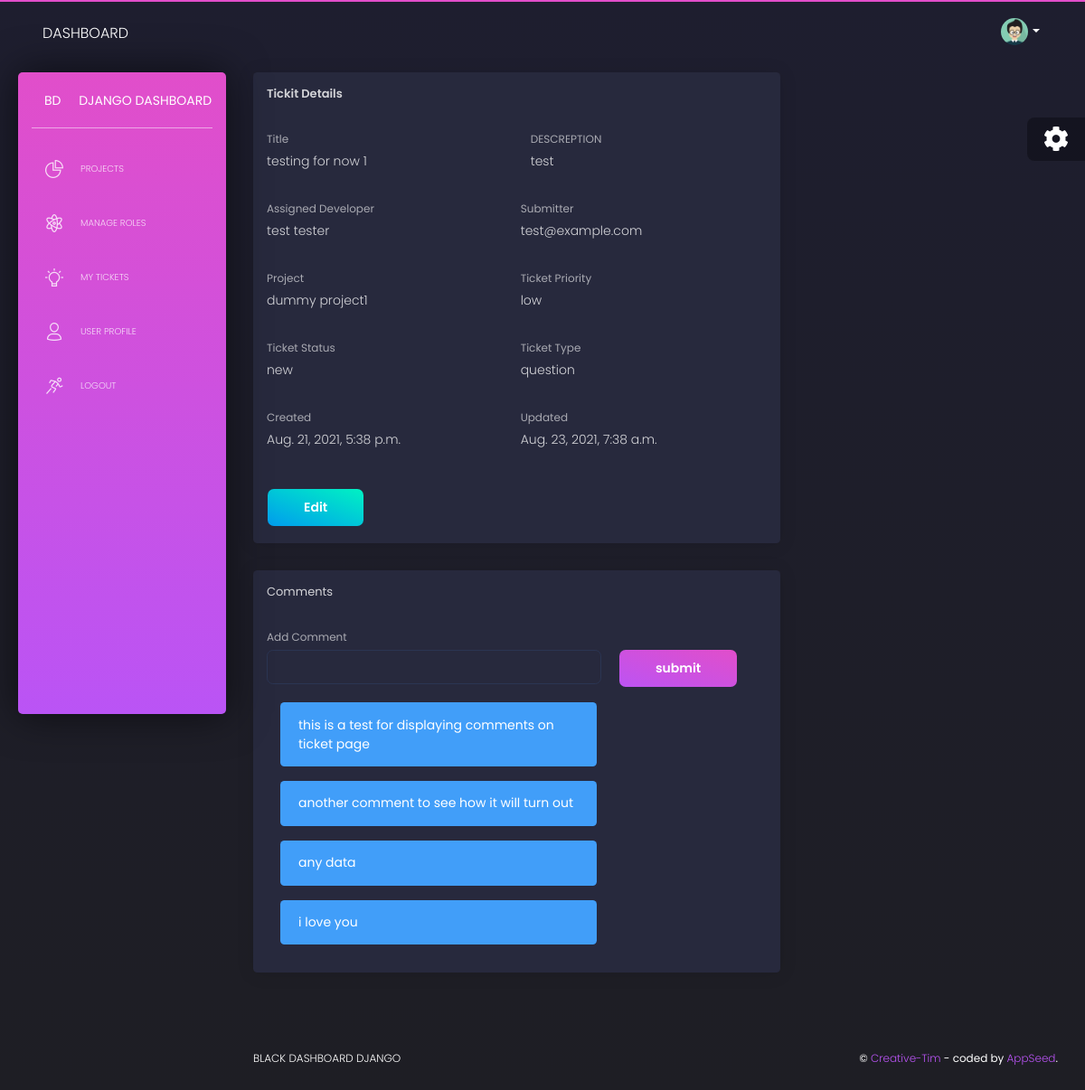
Screenshot of /dashboard/ticket/1/ (signed in) with the database file from the repository.
### operation/models.py (models this page shows, shortened)
class Ticket(models.Model):
    project = models.ForeignKey(Project, on_delete=models.CASCADE)
    owner = models.ForeignKey(to='authinticator.User', on_delete=models.SET(get_sentinel_user), default=0)
    assigned_developer = models.ForeignKey("authinticator.User", on_delete=models.SET(get_sentinel_user),
        null=True, blank=True, related_name='assigned_tickets')
    creation_time = models.DateTimeField(auto_now_add=True)
    solved = models.BooleanField(default=False)
    solution_time = models.DateTimeField(blank=True, null=True)
    body = models.TextField()
    title = models.CharField(max_length=263)
    status = models.CharField(max_length=1, choices=statuses, default="N")
    priority = models.CharField(max_length=1, choices=priorities, default="L")
    kind = models.CharField(max_length=1, choices=types, default='Q')
    last_update = models.DateTimeField(auto_now_add=True)

class Project(models.Model):
    project_manager = models.ForeignKey("authinticator.User", on_delete=models.PROTECT, related_name='manager')
    developers = models.ManyToManyField("authinticator.User")
    title = models.CharField(max_length=263)
    descreption = models.TextField()
    image = models.ImageField(upload_to='%Y/%m/%d', blank=True)
    url = models.URLField(max_length=1023)
    def __str__(self):
        return self.title

class Comment(models.Model):
    owner = models.ForeignKey(to="authinticator.User", on_delete=models.DO_NOTHING, null=False)
    project = models.ForeignKey(to=Ticket, on_delete=models.CASCADE)
    replies_to = models.ForeignKey('self', on_delete=models.CASCADE, blank=True, null=True)
    timestamp = models.DateTimeField(auto_now_add=True)
    solution_to = models.ForeignKey(to=Ticket, on_delete=models.CASCADE, related_name='solution', blank=True, null=True)
    body = models.TextField()

### authinticator/models.py (models this page shows, shortened)
class User(AbstractBaseUser, PermissionsMixin):
    email = models.EmailField(_('email address'), unique=True)
    active = models.BooleanField(default=True)
    is_admin = models.BooleanField(default=False)
    is_demo = models.BooleanField(default=False)
    timestamp = models.DateTimeField(auto_now_add=True)
    USERNAME_FIELD = 'email'
    EMAIL_FILED = 'email'
    REQUIRED_FIELDS = []
    objects = UserManager()
    @property
    def is_active(self):
        return self.active
    def __str__(self):
        return self.email

class Profile(models.Model):
    user = models.OneToOneField(User, on_delete=models.CASCADE, related_name='profile')
    first_name = models.CharField(max_length=127)
    last_name = models.CharField(max_length=127)
    role = models.CharField(max_length=1, choices=roles)
    image = models.ImageField(upload_to='profils/%Y/%m/%d ', blank=True)
    @property
    def full_name(self):
        return f"{self.first_name} {self.last_name}"

### operation/views.py (the view, shortened to what this page needs)
# urls.py: path('ticket/<int:pk>/', TicketView.as_view(), name='view_ticket'),
class TicketView(DetailView):
    model = Ticket
    template_name = 'operation/single_ticket.html'

### operation/templates/operation/single_ticket.html (shortened to what this page needs)
{% extends 'layouts/base.html' %}
{% block content %}
<div class="row">
  <div class="col-md-8">
    <div class="card">
      <div class="card-header">
        <h5 class="title">Tickit Details</h5>
      </div>
      <div class="card-body">
        <form>
          <div class="row">
            <div class="col-md-6 pr-md-1">
              <div class="form-group">
                <label>Title </label>
               <p class="">{{object.title}}</p>
              </div>
            </div>
            <div class="col-md-6 pr-md-1">
              <div class="form-group">
                <label>DESCREPTION</label>
                <br>
                <p> {{ object.body }} </p>
              </div>
            </div>
          </div>
          <div class="row">
            <div class="col-md-6 pr-md-1">
              <div class="form-group">
                <label>Assigned Developer</label>
                <br>
              <p> {{object.assigned_developer.profile.full_name}} </p>
              </div>
            </div>
            <div class="col-md-6 pl-md-1">
              <div class="form-group">
                <label>Submitter</label>
                <br>
                <p>{{object.owner}}</p>
              </div>
            </div>
          </div>
        <div class="row">
          <div class="col-md-6 pr-md-1">
            <div class="form-group">
              <label>Project</label>
              <br>
              <p>{{object.project}}</p>
            </div>
          </div>
          <div class="col-md-6 pl-md-1">
            <div class="form-group">
              <label>Ticket Priority</label>
              <br>
              <p> {{object.get_priority_display}} </p>
            </div>
          </div>
        </div>
            <div class="row">
            <div class="col-md-6 pr-md-1">
                <div class="form-group">
                <label>Ticket Status</label>
                <br>
              <p>{{object.get_status_display}} </p>
                </div>
            </div>
            <div class="col-md-6 pl-md-1">
                <div class="form-group">
                <label>Ticket Type</label>
                <br>
              <p> {{object.get_kind_display}} </p>
                </div>
            </div>
            </div>
            <div class="row">
            <div class="col-md-6 pr-md-1">
                <div class="form-group">
                <label>Created</label>
                <br>
              <p> {{object.creation_time}} </p>
                </div>
            </div>
            <div class="col-md-6 pl-md-1">
                <div class="form-group">
                <label>Updated</label>
                <br>
              <p> {{object.last_update }} </p>
                </div>
            </div>
            </div>
        </form>
      </div>
      <div class="card-footer">
          <a href="{% url 'operation:update_ticket' pk=object.id %}">
            <button class='btn btn-success' type="submit">Edit</button>
          </a>
      </div>
    </div>
  </div>
</div>
<div class="row">
    <div class="col-md-8">
        <div class="card">
            <div class="card-header">
                <h5> Comments </h5>
            </div>
            <div class="card-body">
                <form action="{% url 'operation:view_ticket' pk=object.id %}" method="POST">
                    <div class="row">
                      <div class="col-md-8 pr-md-1">
                        <div class="form-group">
                            <label>Add Comment </label>
                            <input type="text" class="form-control", name="comment">
                        </div>
                      </div>
                      <div class="col-md-2 pr-md-1">
                          <br>
                        <button class='btn btn-primary' type="submit">submit</button>
                      </div>
                    </div>
                </form>
                {% for comment in object.comment_set.all %}
                <div class="col-md-8 pr-md-1">
                    <div class="alert alert-info" >
                        <span>{{comment.body}}</span>
                    </div>
                </div>
                {% endfor %}
            </div>
        </div>
    </div>
</div>
{% endblock content %}

### templates/includes/sidebar.html (shortened to what this page needs)
    <div class="sidebar">
      <div class="sidebar-wrapper">
        <div class="logo">
          <a target="_blank"
             href="https://www.creative-tim.com/product/black-dashboard-django" class="simple-text logo-mini">
            BD
          </a>
          <a target="_blank"
             href="https://www.creative-tim.com/product/black-dashboard-django" class="simple-text logo-normal">
            Django Dashboard
          </a>
        </div>
        <ul class="nav">
        {% if request.user.is_authenticated %}
          <li class="{% if 'index' in segment %} active {% endif %} ">
            <a href="{% url 'operation:projects' %}">
              <i class="tim-icons icon-chart-pie-36"></i>
              <p>Projects</p>
            </a>
          </li>
          {% for group in user.groups.all %}
              {% if "Admins" == group.name %}
                  <li class="{% if 'icons' in segment %} active {% endif %}">
                    <a href="{% url 'administration:manage_roles' %}">
                      <i class="tim-icons icon-atom"></i>
                      <p>Manage Roles</p>
                    </a>
                  </li>
              {%endif%}
          {%endfor%}
          <li class="{% if 'notifications' in segment %} active {% endif %}">
            <a href="{% url 'operation:user_tickets' %}">
              <i class="tim-icons icon-bulb-63  "></i>
              <p>My Tickets</p>
            </a>
          </li>
          <li class="{% if 'page-user' in segment %} active {% endif %}">
            <a href="{% url 'operation:view_profile' pk=user.profile.id %}">
              <i class="tim-icons icon-single-02"></i>
              <p>User Profile</p>
            </a>
          </li>
          <li>
            <a href="{% url 'authinticator:logout' %}" >
              <i class="tim-icons icon-user-run"></i>
              <p>Logout</p>
            </a>
          </li>
          {% endif %}
        </ul>
      </div>
    </div>

### rows the page displays
Ticket: title "testing for now 1", body "test", assigned_developer.profile.full_name "test tester", owner "test@example.com", project "dummy project1", priority "low", status "new", kind "question", creation_time "Aug. 21, 2021, 5:38 p.m.", last_update "Aug. 23, 2021, 7:38 a.m."
Comment: body "this is a test for displaying comments on ticket page"
Comment: body "another comment to see how it will turn out"
Comment: body "any data"
Comment: body "i love you"
